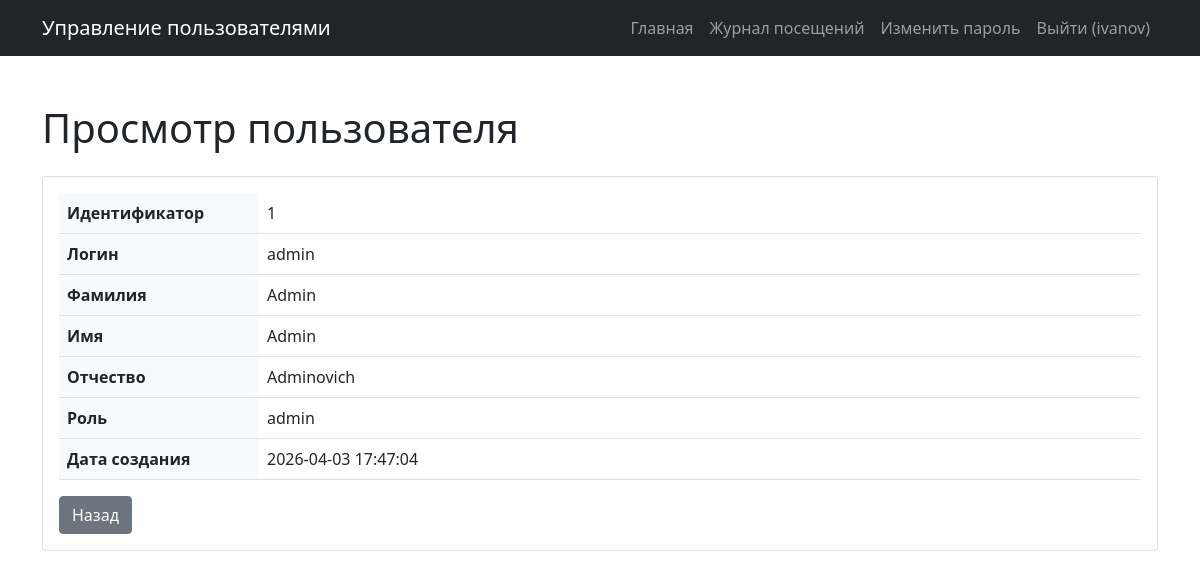
Page /user/1/ (signed in) on the committed database.
### tables this page shows
CREATE TABLE users (
            id INTEGER PRIMARY KEY AUTOINCREMENT,
            login TEXT NOT NULL UNIQUE,
            password_hash TEXT NOT NULL,
            last_name TEXT,
            first_name TEXT NOT NULL,
            middle_name TEXT,
            role_id INTEGER,
            created_at TIMESTAMP DEFAULT CURRENT_TIMESTAMP,
            FOREIGN KEY (role_id) REFERENCES roles (id)
        );

CREATE TABLE roles (
            id INTEGER PRIMARY KEY AUTOINCREMENT,
            name TEXT NOT NULL UNIQUE,
            description TEXT
        );

### app.py (the view)
@app.route('/user/<int:user_id>/')
def user_view(user_id):
    user = models.get_user_by_id(user_id)
    if not user:
        flash('Пользователь не найден', 'danger')
        return redirect(url_for('index'))
    return render_template('user_view.html', user=user)

### app.py (called while the page is built)
@login_manager.user_loader
def load_user(user_id):
    user_data = models.get_user_by_id(user_id)
    if user_data:
        return User(user_data)
    return None

@app.before_request
def log_visit():
    if request.endpoint and not request.endpoint.startswith('static'):
        path = request.path
        user_id = current_user.id if current_user.is_authenticated else None
        models.add_visit_log(path, user_id)

@app.context_processor
def utility_processor():
    user_data = None
    user_role = None
    if current_user.is_authenticated:
        user_data = models.get_user_by_id(current_user.id)
        user_role = user_data['role_name'] if user_data else None
    return {
        'is_authenticated': current_user.is_authenticated,
        'user_role': user_role,
        'current_user_id': current_user.id if current_user.is_authenticated else None
    }

### models.py (called while the page is built)
def get_db():
    conn = sqlite3.connect(DATABASE)
    conn.row_factory = sqlite3.Row
    return conn

def get_user_by_id(user_id):
    conn = get_db()
    user = conn.execute('''
        SELECT u.*, r.name as role_name, r.description as role_description
        FROM users u
        LEFT JOIN roles r ON u.role_id = r.id
        WHERE u.id = ?
    ''', (user_id,)).fetchone()
    conn.close()
    return user

def add_visit_log(path, user_id):
    conn = get_db()
    cursor = conn.cursor()
    try:
        cursor.execute('''
            INSERT INTO visit_logs (path, user_id)
            VALUES (?, ?)
        ''', (path, user_id))
        conn.commit()
        return True, None
    except Exception as e:
        return False, str(e)
    finally:
        conn.close()

### templates/user_view.html
{% extends 'base.html' %}
{% block content %}
<h1 class="my-4">Просмотр пользователя</h1>
<div class="card">
    <div class="card-body">
        <table class="table">
            <tr>
                <th style="width: 200px;">Идентификатор</th>
                <td>{{ user.id }}</td>
            </tr>
            <tr>
                <th>Логин</th>
                <td>{{ user.login }}</td>
            </tr>
            <tr>
                <th>Фамилия</th>
                <td>{{ user.last_name or '-' }}</td>
            </tr>
            <tr>
                <th>Имя</th>
                <td>{{ user.first_name }}</td>
            </tr>
            <tr>
                <th>Отчество</th>
                <td>{{ user.middle_name or '-' }}</td>
            </tr>
            <tr>
                <th>Роль</th>
                <td>{{ user.role_name or 'Не назначена' }}</td>
            </tr>
            <tr>
                <th>Дата создания</th>
                <td>{{ user.created_at }}</td>
            </tr>
        </table>
        <a href="{{ url_for('index') }}" class="btn btn-secondary">Назад</a>
    </div>
</div>
{% endblock %}

### templates/base.html (shortened to what this page needs)
<!DOCTYPE html>
<html lang="ru">
<head>
    <link href="https://cdn.jsdelivr.net/npm/bootstrap@5.0.2/dist/css/bootstrap.min.css" rel="stylesheet">
    <link rel="stylesheet" href="{{ url_for('static', filename='styles.css') }}">
</head>
<body>
    <nav class="navbar navbar-expand-lg navbar-dark bg-dark">
        <div class="container">
            <a class="navbar-brand" href="{{ url_for('index') }}">Управление пользователями</a>
            <div class="collapse navbar-collapse">
                <ul class="navbar-nav ms-auto">
                    <li class="nav-item"><a class="nav-link" href="{{ url_for('index') }}">Главная</a></li>
                    {% if is_authenticated %}
                        <li class="nav-item"><a class="nav-link" href="{{ url_for('reports.visit_logs') }}">Журнал посещений</a></li>
                        <li class="nav-item"><a class="nav-link" href="{{ url_for('change_password') }}">Изменить пароль</a></li>
                        <li class="nav-item"><a class="nav-link" href="{{ url_for('logout') }}">Выйти ({{ current_user.login }})</a></li>
                    {% else %}
                        <li class="nav-item"><a class="nav-link" href="{{ url_for('login') }}">Войти</a></li>
                    {% endif %}
                </ul>
            </div>
        </div>
    </nav>
    <main class="container my-4">
        {% block content %}{% endblock %}
    </main>
</body>
</html>

### static/styles.css (style rules this page uses)
body { min-height: 100vh; display: flex; flex-direction: column; }
.table th { background-color: #f8f9fa; }

### rows in the picture
users: login "ivanov"
users: id "1", login "admin", last_name "Admin", first_name "Admin", middle_name "Adminovich", created_at "2026-04-03 17:47:04"
roles: name "admin"
